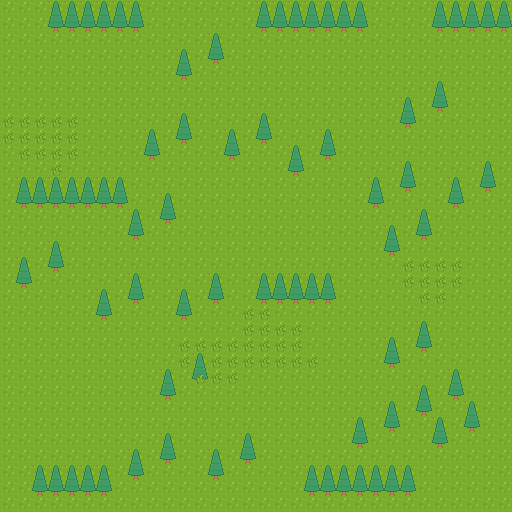

A 2D game scene composited from a Tiled map and its tileset images. What follows is a short description and the map's XML, with each tile layer's data collapsed to a summary:
An orthogonal 32x32 tile map with 16x16 px tiles, 4 tile layers (under, under-overlay, middle, over) and 1 object (speaker).

<map version="1.0" tiledversion="1.1.5" orientation="orthogonal" renderorder="right-down" width="32" height="32" tilewidth="16" tileheight="16" infinite="0" nextobjectid="27">
 <tileset firstgid="1" name="roguelike_general" tilewidth="16" tileheight="16" spacing="1" tilecount="1767" columns="57">
  <image source="../../../sprites/tiles/roguelike.png" width="968" height="526" />
 </tileset>
 <layer name="under" width="32" height="32">
  <data>[1024 cells, 1024 non-empty, 1 distinct tile ids]</data>
 </layer>
 <layer name="under-overlay" width="32" height="32">
  <data>[1024 cells, 0 non-empty, 0 distinct tile ids]</data>
 </layer>
 <objectgroup name="objects">
  <object id="26" name="villager" type="speaker" x="88" y="116.667">
   <properties>
    <property name="phrase" value="this is the deep forest" />
   </properties>
   <point />
  </object>
 </objectgroup>
 <layer name="middle" width="32" height="32">
  <data>[1024 cells, 80 non-empty, 1 distinct tile ids]</data>
 </layer>
 <layer name="over" width="32" height="32">
  <data>[1024 cells, 130 non-empty, 2 distinct tile ids]</data>
 </layer>
</map>
